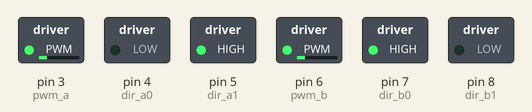
The sketch below on a simulated Arduino Uno, built with avr-gcc and run on an emulated ATmega328P. Parts: switched loads named in the sketch (green lamp = pin HIGH).

Above: at 0.05 s.
At 3.95 s:
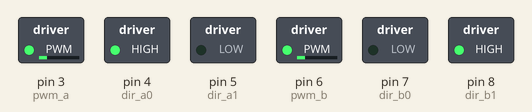
Timing chart, 0 to 4.6 s (numbered marks = the images above):
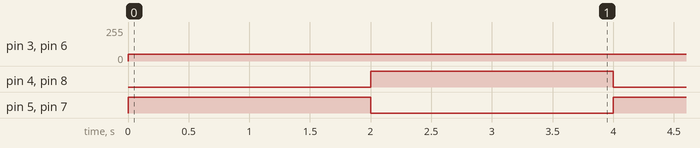

Measured:
- by itself, pin 3 (pwm_a), pin 6 (pwm_b): 0/255 → 50/255 at 0.00 s
- by itself, pin 4 (dir_a0), pin 5 (dir_a1), pin 7 (dir_b0), pin 8 (dir_b1): alternates HIGH for 2.0 s and LOW for 2.0 s

The sketch:

Hello_Ludus.ino
```cpp
// (licence header left out)
#include <Servo.h>

Servo swivel;

int pwm_a = 3;   // Channel A speed
int pwm_b = 6;   // Channel B speed
int dir_a0 = 4;  // Channel A direction 0
int dir_a1 = 5;  // Channel A direction 1
int dir_b0 = 7;  // Channel B direction 0
int dir_b1 = 8;  // Channel B direction 1

char inbit; // A place to store serial input

int swivelpos = 90; // Servo position

void setup()
{

  pinMode(pwm_a, OUTPUT);  // Set control pins to be outputs
  pinMode(pwm_b, OUTPUT);
  pinMode(dir_a0, OUTPUT);
  pinMode(dir_a1, OUTPUT);
  pinMode(dir_b0, OUTPUT);
  pinMode(dir_b1, OUTPUT);
}

void loop()
{
      spinL(100);
      delay(2000);
      shutoff();
      spinR(100);
      delay(2000);
      shutoff();
}

void forward(int speed) // Move Forward
{

digitalWrite(dir_a0, 0);
digitalWrite(dir_a1, 1);
digitalWrite(dir_b0, 0);
digitalWrite(dir_b1, 1);

analogWrite(pwm_a, speed);
analogWrite(pwm_b, speed);

}

void reverse(int speed) // Move Backward
{

digitalWrite(dir_a0, 1);
digitalWrite(dir_a1, 0);
digitalWrite(dir_b0, 1);
digitalWrite(dir_b1, 0);

analogWrite(pwm_a, speed);
analogWrite(pwm_b, speed);

}

void turnL(int speed) // Turn Left while moving forward
{

digitalWrite(dir_a0, 0);
digitalWrite(dir_a1, 1);
digitalWrite(dir_b0, 0);
digitalWrite(dir_b1, 1);

analogWrite(pwm_a, speed);
analogWrite(pwm_b, speed/4);

}

void turnR(int speed) // Turn Right while moving forward
{

digitalWrite(dir_a0, 0);
digitalWrite(dir_a1, 1);
digitalWrite(dir_b0, 0);
digitalWrite(dir_b1, 1);

analogWrite(pwm_a, speed/4);
analogWrite(pwm_b, speed);

}


void spinL(int speed) // Spin Left in place
{

digitalWrite(dir_a0, 0);
digitalWrite(dir_a1, 1);
digitalWrite(dir_b0, 1);
digitalWrite(dir_b1, 0);

analogWrite(pwm_a, speed/2);
analogWrite(pwm_b, speed/2);

}

void spinR(int speed) // Spin Right in place
{

digitalWrite(dir_a0, 1);
digitalWrite(dir_a1, 0);
digitalWrite(dir_b0, 0);
digitalWrite(dir_b1, 1);

analogWrite(pwm_a, speed/2);
analogWrite(pwm_b, speed/2);

}

void brake() // Short brake
{

digitalWrite(dir_a0, 1);
digitalWrite(dir_a1, 1);
digitalWrite(dir_b0, 1);
digitalWrite(dir_b1, 1);

analogWrite(pwm_a, 0);
analogWrite(pwm_b, 0);

}

void shutoff() // Stop Motors w/o braking
{

digitalWrite(dir_a0, 0);
digitalWrite(dir_a1, 0);
digitalWrite(dir_b0, 0);
digitalWrite(dir_b1, 0);

analogWrite(pwm_a, 0);
analogWrite(pwm_b, 0);

}

void draw() // Serial Instructions
{
  Serial.println("          DuckBot 2015          ");
  Serial.println("                                ");
  Serial.println("   -------------------------    ");
  Serial.println("   |       |       |       |    ");
  Serial.println("   |   Q   |   W   |   E   |    ");
  Serial.println("   | turnL |forward| turnR |    ");
  Serial.println("   -------------------------    ");
  Serial.println("   |       |       |       |    ");
  Serial.println("   |   A   |   S   |   D   |    ");
  Serial.println("   | spinL |reverse| spinR |    ");
  Serial.println("   -------------------------    ");
  Serial.println("   |       |       |       |    ");
  Serial.println("   |   Z   |   X   |   C   |    ");
  Serial.println("   |servo L| brake |servo R|    ");
  Serial.println("   -------------------------    ");
  Serial.println("                                ");
}

void servoL() // Spin servo (on pin 11) left
{

  if(swivelpos>10){
    swivelpos = swivelpos-10;
    swivel.write(swivelpos);
  }

}

void servoR() // Spin servo (on pin 11) right
{

  if(swivelpos<170){
    swivelpos = swivelpos+10;
    swivel.write(swivelpos);
  }

}
```
